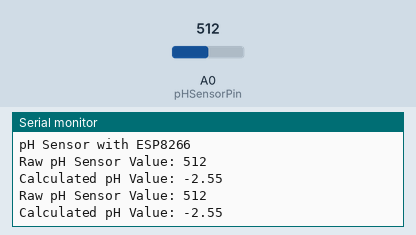
Recording of a sketch running on a simulated Arduino Uno, built with avr-gcc and run on an emulated ATmega328P. Shown: the last lines printed to the serial monitor. The inputs (shaded band) are chosen by the test bench; at power-on: A0 (pHSensorPin) = 512.

Above: at 2.2 s.
2.3 s: A0 (pHSensorPin) set to 716
At 3.6 s:
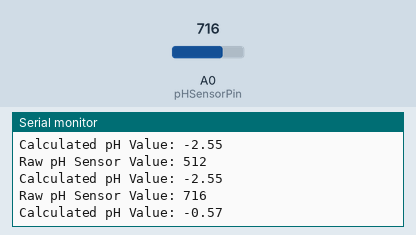
3.8 s: A0 (pHSensorPin) set to 900
At 4.6 s:
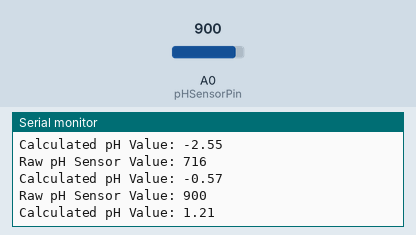
Timing chart, 0 to 6.8 s (numbered marks = the images above; inputs shaded):
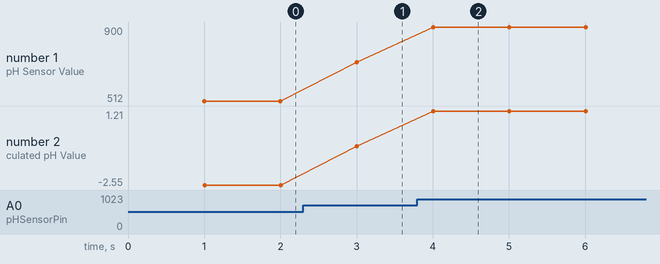

The sketch:

ph_sensor.ino
```cpp
// Define pin for the pH sensor
const int pHSensorPin = A0;  // A0 is the analog input pin on ESP8266

// Variable to store the pH sensor value
int pHValue = 0;

void setup() {
  // Start serial communication
  Serial.begin(115200);
  delay(1000);
  Serial.println("pH Sensor with ESP8266");
}

void loop() {
  // Read the analog value from the pH sensor
  pHValue = analogRead(pHSensorPin);

  // Print the raw value (0 to 1023 range)
  Serial.print("Raw pH Sensor Value: ");
  Serial.println(pHValue);

  // Convert the raw sensor value to pH value (this step depends on your sensor's calibration)
  float voltage = pHValue * (3.3 / 1023.0);  // Convert the raw value to voltage (using 3.3V reference)

  // Assuming a linear relation (this will need to be adjusted based on your sensor's calibration)
  // pH = (voltage - 2.5) * 3.0; // For example, a formula for some sensors, where 2.5V is neutral pH and 3.0 is the scale factor.

  // For demonstration purposes, let's assume a simplified conversion
  float pH = (voltage - 2.5) * 3.0;

  // Print the pH value
  Serial.print("Calculated pH Value: ");
  Serial.println(pH);

  delay(1000);  // Wait for 1 second before reading again
}
```

Measured:
- after the input at 2.3 s, the serial monitor: prints a new line after 0.70 s (image 1)
- after the input at 3.8 s, the serial monitor: prints a new line after 0.20 s (image 2)
- plotted number 1: 512 → 716 after the input at 2.3 s, 716 → 900 after the input at 3.8 s
- plotted number 2: -2.55 → -0.57 after the input at 2.3 s, -0.57 → 1.21 after the input at 3.8 s
